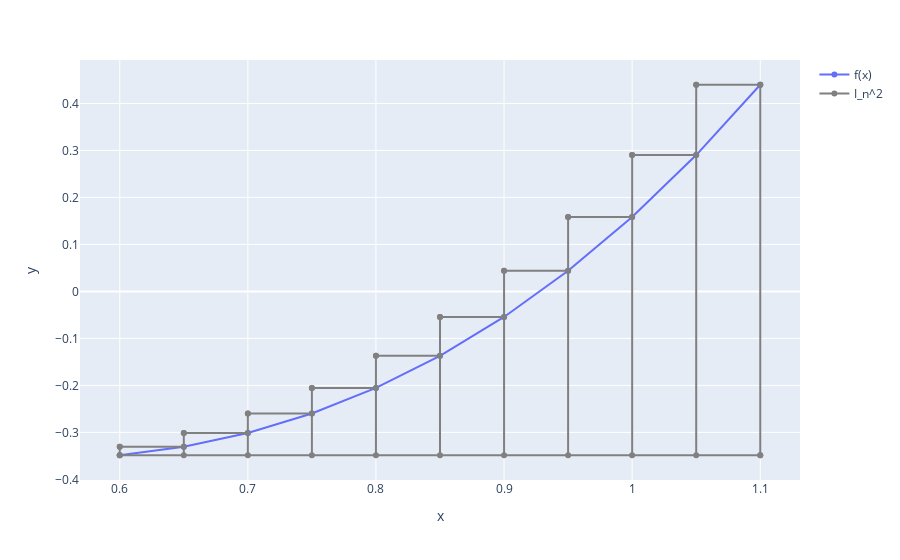

Here is the notebook cell this chart was saved with:
### Code cell
figure = px.line(x=x_points, y=y_points, markers=True)
figure.update_traces(name="f(x)", showlegend=True)

for i in range(n):
    figure.add_scatter(
        x=[x_points[i], x_points[i + 1]],
        y=[y_points[i + 1]] * 2,
        name="I_n^2",
        showlegend=(i == 0),
        line=dict(color="gray")
    )
    figure.add_scatter(
        x=[x_points[i]] * 2,
        y=[y_points[0], y_points[i + 1]],
        name="I_n^2",
        showlegend=(False),
        line=dict(color="gray")
    )

figure.add_scatter(
    x=[x_points[-1]] * 2,
    y=[y_points[0], y_points[-1]],
    name="I_n^2",
    showlegend=(False),
    line=dict(color="gray")
)
figure.add_scatter(x=[a, b], y=[y_points[0]] * 2, showlegend=(False), line=dict(color="gray"))

figure.show()

### Figure 1 — Plotly figure (JSON) as saved in the notebook; plotly's stock layout.template omitted (floating-point values rounded to 4 significant figures)
{"data": [{"hovertemplate": "x=%{x}<br>y=%{y}<extra></extra>", "legendgroup": "", "line": {"color": "#636efa", "dash": "solid"}, "marker": {"symbol": "circle"}, "mode": "lines+markers", "name": "f(x)", "orientation": "v", "showlegend": true, "type": "scatter", "x": [0.6, 0.65, 0.7, 0.75, 0.8, 0.85, 0.9, 0.95, 1.0, 1.05, 1.1], "xaxis": "x", "y": [-0.3486, -0.3306, -0.3012, -0.2598, -0.2054, -0.1372, -0.05433, 0.04396, 0.1585, 0.2902, 0.4398], "yaxis": "y"}, {"line": {"color": "gray"}, "name": "I_n^2", "showlegend": true, "type": "scatter", "x": [0.6, 0.65], "y": [-0.3306, -0.3306]}, {"line": {"color": "gray"}, "name": "I_n^2", "showlegend": false, "type": "scatter", "x": [0.6, 0.6], "y": [-0.3486, -0.3306]}, {"line": {"color": "gray"}, "name": "I_n^2", "showlegend": false, "type": "scatter", "x": [0.65, 0.7], "y": [-0.3012, -0.3012]}, {"line": {"color": "gray"}, "name": "I_n^2", "showlegend": false, "type": "scatter", "x": [0.65, 0.65], "y": [-0.3486, -0.3012]}, {"line": {"color": "gray"}, "name": "I_n^2", "showlegend": false, "type": "scatter", "x": [0.7, 0.75], "y": [-0.2598, -0.2598]}, {"line": {"color": "gray"}, "name": "I_n^2", "showlegend": false, "type": "scatter", "x": [0.7, 0.7], "y": [-0.3486, -0.2598]}, {"line": {"color": "gray"}, "name": "I_n^2", "showlegend": false, "type": "scatter", "x": [0.75, 0.8], "y": [-0.2054, -0.2054]}, {"line": {"color": "gray"}, "name": "I_n^2", "showlegend": false, "type": "scatter", "x": [0.75, 0.75], "y": [-0.3486, -0.2054]}, {"line": {"color": "gray"}, "name": "I_n^2", "showlegend": false, "type": "scatter", "x": [0.8, 0.85], "y": [-0.1372, -0.1372]}, {"line": {"color": "gray"}, "name": "I_n^2", "showlegend": false, "type": "scatter", "x": [0.8, 0.8], "y": [-0.3486, -0.1372]}, {"line": {"color": "gray"}, "name": "I_n^2", "showlegend": false, "type": "scatter", "x": [0.85, 0.9], "y": [-0.05433, -0.05433]}, {"line": {"color": "gray"}, "name": "I_n^2", "showlegend": false, "type": "scatter", "x": [0.85, 0.85], "y": [-0.3486, -0.05433]}, {"line": {"color": "gray"}, "name": "I_n^2", "showlegend": false, "type": "scatter", "x": [0.9, 0.95], "y": [0.04396, 0.04396]}, {"line": {"color": "gray"}, "name": "I_n^2", "showlegend": false, "type": "scatter", "x": [0.9, 0.9], "y": [-0.3486, 0.04396]}, {"line": {"color": "gray"}, "name": "I_n^2", "showlegend": false, "type": "scatter", "x": [0.95, 1], "y": [0.1585, 0.1585]}, {"line": {"color": "gray"}, "name": "I_n^2", "showlegend": false, "type": "scatter", "x": [0.95, 0.95], "y": [-0.3486, 0.1585]}, {"line": {"color": "gray"}, "name": "I_n^2", "showlegend": false, "type": "scatter", "x": [1, 1.05], "y": [0.2902, 0.2902]}, {"line": {"color": "gray"}, "name": "I_n^2", "showlegend": false, "type": "scatter", "x": [1, 1], "y": [-0.3486, 0.2902]}, {"line": {"color": "gray"}, "name": "I_n^2", "showlegend": false, "type": "scatter", "x": [1.05, 1.1], "y": [0.4398, 0.4398]}, {"line": {"color": "gray"}, "name": "I_n^2", "showlegend": false, "type": "scatter", "x": [1.05, 1.05], "y": [-0.3486, 0.4398]}, {"line": {"color": "gray"}, "name": "I_n^2", "showlegend": false, "type": "scatter", "x": [1.1, 1.1], "y": [-0.3486, 0.4398]}, {"line": {"color": "gray"}, "showlegend": false, "type": "scatter", "x": [0.6, 1.1], "y": [-0.3486, -0.3486]}], "layout": {"legend": {"tracegroupgap": 0}, "margin": {"t": 60}, "xaxis": {"anchor": "y", "domain": [0, 1], "title": {"text": "x"}}, "yaxis": {"anchor": "x", "domain": [0, 1], "title": {"text": "y"}}}}
